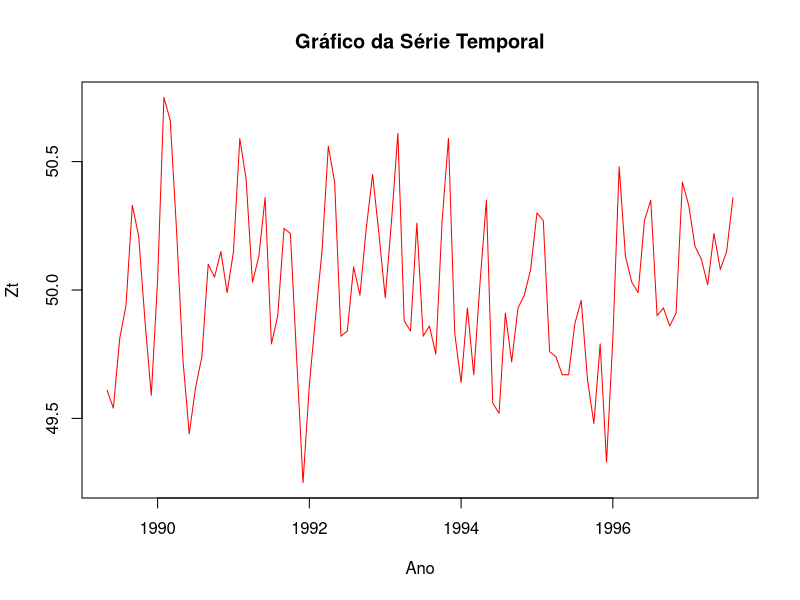
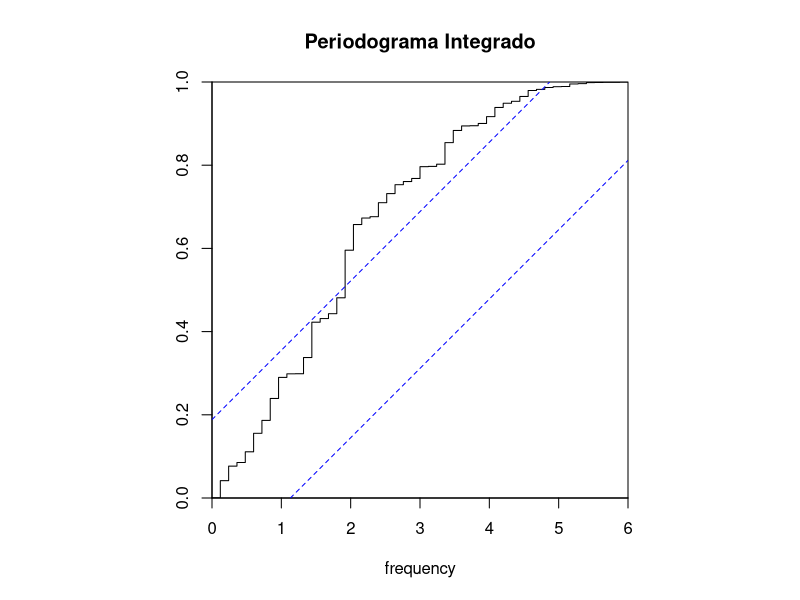
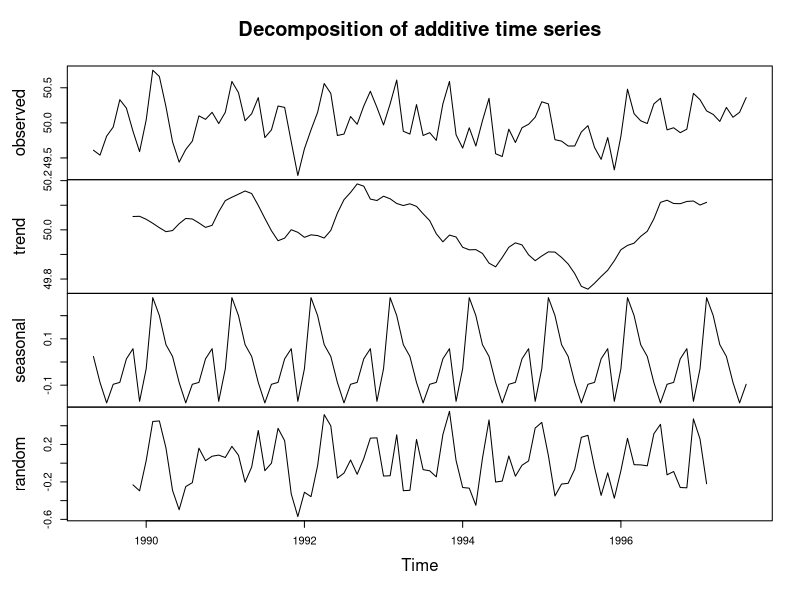
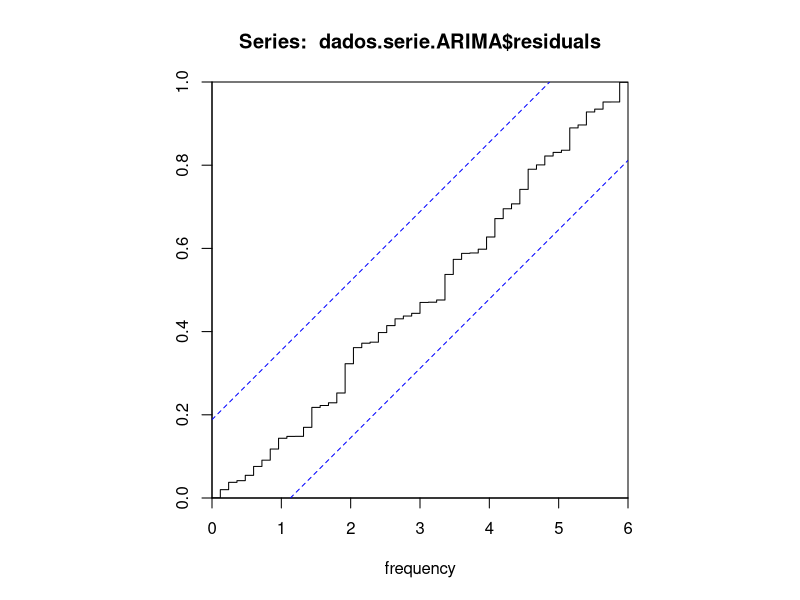
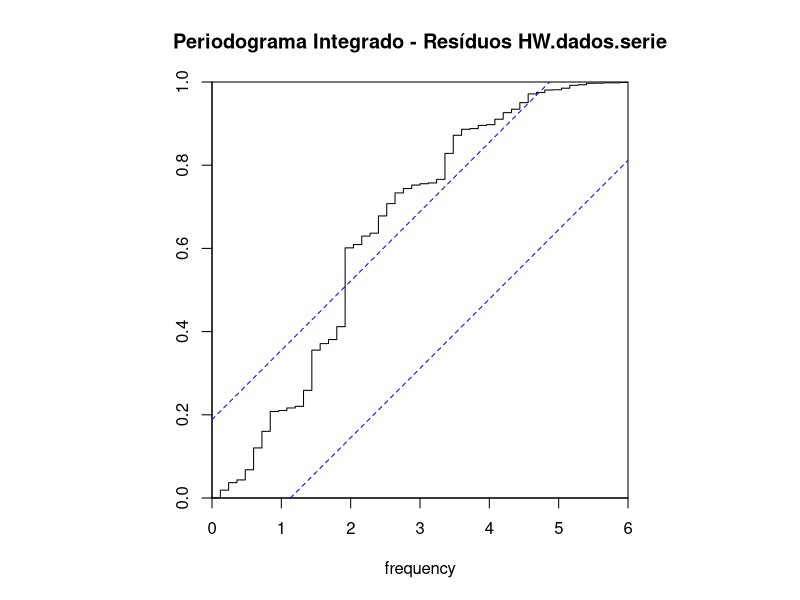

Source code (R) for these figures, in order:
## ---- chunk 1
library(readxl)
dados <- read_excel("exercicio1.xlsx")
dados
dados.serie <- ts(dados, start = c(1989,5), frequency=12)
dados.serie
## ---- chunk 2
plot(dados.serie, xlab="Ano", col="red", main="Gráfico da Série Temporal")
## ---- chunk 3
cpgram(dados.serie, main="Periodograma Integrado")
## ---- chunk 4
dados.decomp <- decompose(dados.serie)
plot(dados.decomp)
## ---- chunk 5
library(tseries)
adf.test(dados.serie)
## ---- chunk 6
library(forecast)

dados.serie.ARIMA <- auto.arima(dados.serie)
summary(dados.serie.ARIMA)
cpgram(dados.serie.ARIMA$residuals)
## ---- chunk 7
HW.dados.serie <- hw(dados.serie)
summary(HW.dados.serie)
cpgram(HW.dados.serie$residuals, main="Periodograma Integrado - Resíduos HW.dados.serie")
## ---- chunk 8

